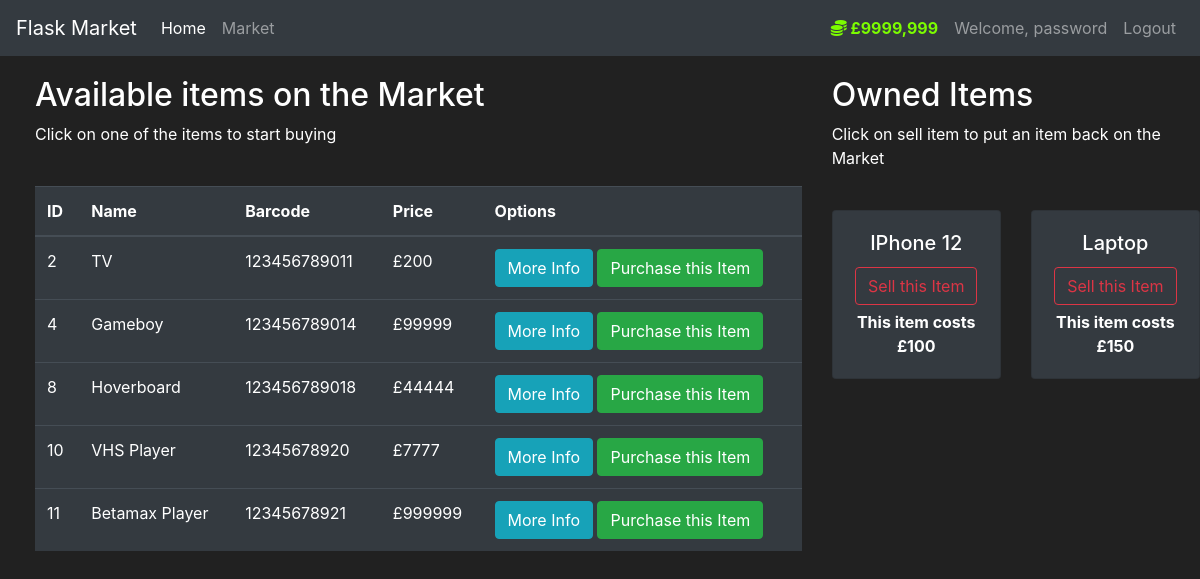
/market (signed in), run on the app's committed database.
### market/models.py (models this page shows, shortened)
class User(db.Model, UserMixin):
    id = db.Column(db.Integer(), primary_key=True)
    username = db.Column(db.String(length=30), nullable=False, unique=True)
    email_address = db.Column(db.String(length=50), nullable=False, unique=True)
    password_hash = db.Column(db.String(length=60), nullable=False)
    budget = db.Column(db.Integer(), nullable=False, default=1000)
    items = db.relationship('Item', backref='owned_user', lazy=True)
    @property
    def password(self):
        return self.password
    @property
    def prettier_budget(self):
        if len(str(self.budget)) >= 4:
            return f'£{str(self.budget)[:-3]},{str(self.budget)[-3:]}'
        else:
            return f'£{self.budget}'

class Item(db.Model):
    id = db.Column(db.Integer(), primary_key=True)
    name = db.Column(db.String(length=30), nullable=False, unique=True)
    price = db.Column(db.Integer(), nullable=False)
    barcode = db.Column(db.String(length=12), nullable=False, unique=True)
    description = db.Column(db.String(length=1024), nullable=False, unique=True)
    owner = db.Column(db.Integer(), db.ForeignKey('user.id'))

### market/routes.py (the view, shortened to what this page needs)
@app.route('/market', methods=['GET', 'POST'])
@login_required
def market_page():
    purchase_form = PurchaseItemForm()
    selling_form = SellItemForm()
    if request.method == "GET":
        items = Item.query.filter_by(owner=None)
        owned_items = Item.query.filter_by(owner=current_user.id)
        return render_template('market.html', items=items, purchase_form=purchase_form, owned_items=owned_items, selling_form=selling_form)

### market/models.py (called while the page is built)
@login_manager.user_loader
def load_user(user_id):
    return User.query.get(int(user_id))

### market/templates/market.html (shortened to what this page needs)
{% extends 'base.html' %}
{% block content %}
<div class="row" style="margin-top:20px; margin-left:20px">
    <div class="col-8">
        <h2>Available items on the Market</h2>
        <p>Click on one of the items to start buying</p>
        <br>
        <table class="table table-hover table-dark">
            <thead>
            <tr>
                <th scope="col">ID</th>
                <th scope="col">Name</th>
                <th scope="col">Barcode</th>
                <th scope="col">Price</th>
                <th scope="col">Options</th>
            </tr>
            </thead>
            <tbody>
            {% for item in items %}
            <tr>
                <td>{{ item.id }}</td>
                <td>{{ item.name }}</td>
                <td>{{ item.barcode }}</td>
                <td>£{{ item.price }}</td>
                <td>
                    <button class="btn btn-outline btn-info" data-toggle="modal"
                            data-target="#Modal-MoreInfo-{{ item.id }}">More Info
                    </button>
                    <button class="btn btn-outline btn-success" data-toggle="modal"
                            data-target="#Modal-PurchaseConfirm-{{ item.id }}">Purchase this Item
                    </button>
                </td>
            </tr>
            {% endfor %}
            </tbody>
        </table>
    </div>
    <div class="col-4">
        <h2>Owned Items</h2>
        <p>Click on sell item to put an item back on the Market</p>
        <br>
        <div class="row">
            {% for owned_item in owned_items %}
            <div class="col-md-6">
                <div style="margin-bottom: 5px" class="card text-center bg-dark">
                    <div class="card-body">
                        <h5 class="card-title">{{ owned_item.name }}</h5>
                        <button type="button" class="btn btn-outline-danger" style="margin-bottom: 5px"
                                data-toggle="modal" data-target="#Modal-SellingConfirm-{{ owned_item.id }}">
                            Sell this Item
                        </button>
                        <p class="card-text"><strong>
                            This item costs £{{ owned_item.price }}
                        </strong></p>
                    </div>
                </div>
            </div>
            {% endfor %}
        </div>
    </div>
</div>
{% endblock %}

### market/templates/base.html (shortened to what this page needs)
<!doctype html>
<html lang="en">
<head>
    <link rel="stylesheet" href="https://cdn.jsdelivr.net/npm/bootstrap@4.5.3/dist/css/bootstrap.min.css"
>
    <link rel="stylesheet" href="https://cdnjs.cloudflare.com/ajax/libs/font-awesome/6.3.0/css/all.min.css">
</head>
<body>
<nav class="navbar navbar-expand-md navbar-dark bg-dark">
    <a class="navbar-brand" href="#">Flask Market</a>
    <div class="collapse navbar-collapse" id="navbarNav">
        <ul class="navbar-nav mr-auto">
            <li class="nav-item active">
                <a class="nav-link" href="{{ url_for('home_page') }}">Home <span class="sr-only">(current)</span></a>
            </li>
            <li class="nav-item">
                <a class="nav-link" href="{{ url_for('market_page') }}">Market</a>
            </li>
        </ul>
        {% if current_user.is_authenticated %}
        <ul class="navbar-nav">
            <li class="nav-item">
                <a class="nav-link" style="color: lawngreen; font-weight: bold">
                    <i class="fas fa-coins"></i>
                    {{ current_user.prettier_budget }}
                </a>
            </li>
            <li class="nav-item">
                <a class="nav-link">Welcome, {{ current_user.username }}</a>
            </li>
            <li class="nav-item">
                <a class="nav-link" href="{{ url_for('logout_page') }}">Logout</a>
            </li>
        </ul>
        {% endif %}
    </div>
</nav>
{% block content %}
{% endblock %}
</body>
</html>

### market/templates/base.html (style rules this page uses)
body { background-color: #212121; color: white }

### data on the page
User: prettier_budget "£9999,999", username "password"
Item: id "2", name "TV", barcode "123456789011", price "200"
Item: id "4", name "Gameboy", barcode "123456789014", price "99999"
Item: id "8", name "Hoverboard", barcode "123456789018", price "44444"
Item: id "10", name "VHS Player", barcode "12345678920", price "7777"
Item: id "11", name "Betamax Player", barcode "12345678921", price "999999"
Item: name "IPhone 12", price "100"
Item: name "Laptop", price "150"
